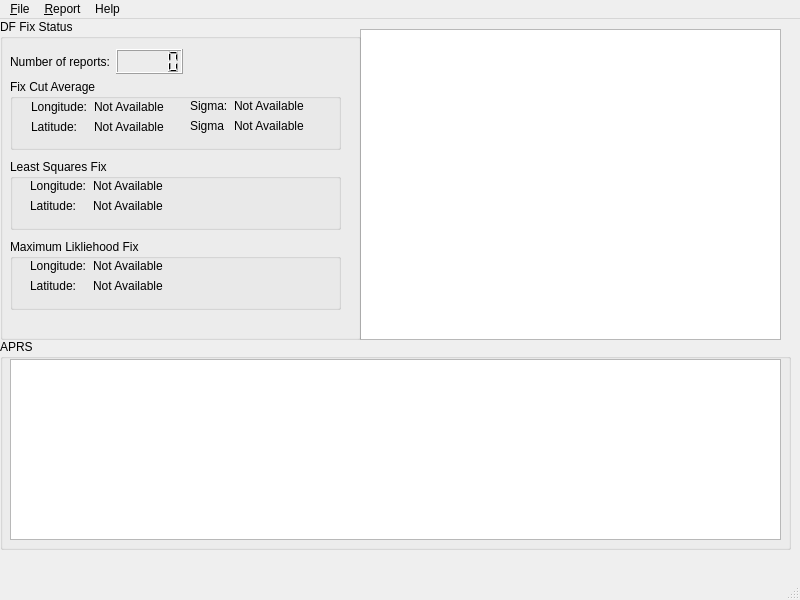
<ui version="4.0" >
 <class>MainWindow</class>
 <widget class="QMainWindow" name="MainWindow" >
  <property name="geometry" >
   <rect>
    <x>0</x>
    <y>0</y>
    <width>800</width>
    <height>600</height>
   </rect>
  </property>
  <property name="windowTitle" >
   <string>qDF</string>
  </property>
  <widget class="QWidget" name="centralwidget" >
   <property name="geometry" >
    <rect>
     <x>0</x>
     <y>26</y>
     <width>800</width>
     <height>551</height>
    </rect>
   </property>
   <widget class="QListWidget" name="reportListWidget" >
    <property name="geometry" >
     <rect>
      <x>360</x>
      <y>10</y>
      <width>421</width>
      <height>311</height>
     </rect>
    </property>
    <property name="whatsThis" >
     <string>&lt;!DOCTYPE HTML PUBLIC "-//W3C//DTD HTML 4.0//EN" "http://www.w3.org/TR/REC-html40/strict.dtd">
&lt;html>&lt;head>&lt;meta name="qrichtext" content="1" />&lt;style type="text/css">
p, li { white-space: pre-wrap; }
&lt;/style>&lt;/head>&lt;body style=" font-family:'Sans Serif'; font-size:9pt; font-weight:400; font-style:normal;">
&lt;p style=" margin-top:0px; margin-bottom:0px; margin-left:0px; margin-right:0px; -qt-block-indent:0; text-indent:0px;">This area of the screen displays a summary of the reports entered so far.&lt;/p>
&lt;p style="-qt-paragraph-type:empty; margin-top:0px; margin-bottom:0px; margin-left:0px; margin-right:0px; -qt-block-indent:0; text-indent:0px;">&lt;/p>
&lt;p style=" margin-top:0px; margin-bottom:0px; margin-left:0px; margin-right:0px; -qt-block-indent:0; text-indent:0px;">It shows the report name, the longitude and latitude in the default coordinate system (WGS84), the &lt;span style=" font-style:italic;">true&lt;/span> bearing (not magnetic), bearing standard deviation in degrees, and whether the report is currently marked valid or invalid.&lt;/p>
&lt;p style="-qt-paragraph-type:empty; margin-top:0px; margin-bottom:0px; margin-left:0px; margin-right:0px; -qt-block-indent:0; text-indent:0px;">&lt;/p>
&lt;p style=" margin-top:0px; margin-bottom:0px; margin-left:0px; margin-right:0px; -qt-block-indent:0; text-indent:0px;">Double clicking on a line will toggle the validity of that report and automatically update the DF fixes to reflect the new validity setting of that report.&lt;/p>&lt;/body>&lt;/html></string>
    </property>
   </widget>
   <widget class="QGroupBox" name="groupBox_4" >
    <property name="geometry" >
     <rect>
      <x>0</x>
      <y>0</y>
      <width>361</width>
      <height>321</height>
     </rect>
    </property>
    <property name="title" >
     <string>DF Fix Status</string>
    </property>
    <widget class="QGroupBox" name="groupBox_3" >
     <property name="geometry" >
      <rect>
       <x>10</x>
       <y>220</y>
       <width>331</width>
       <height>71</height>
      </rect>
     </property>
     <property name="title" >
      <string>Maximum Likliehood Fix</string>
     </property>
     <widget class="QWidget" name="layoutWidget_2" >
      <property name="geometry" >
       <rect>
        <x>20</x>
        <y>20</y>
        <width>301</width>
        <height>44</height>
       </rect>
      </property>
      <layout class="QFormLayout" name="formLayout_3" >
       <item row="0" column="0" >
        <widget class="QLabel" name="label_6" >
         <property name="text" >
          <string>Longitude:</string>
         </property>
        </widget>
       </item>
       <item row="0" column="1" >
        <widget class="QLabel" name="label_ML_Longitude" >
         <property name="text" >
          <string>Not Available</string>
         </property>
        </widget>
       </item>
       <item row="1" column="0" >
        <widget class="QLabel" name="label_7" >
         <property name="text" >
          <string>Latitude:</string>
         </property>
        </widget>
       </item>
       <item row="1" column="1" >
        <widget class="QLabel" name="label_ML_Latitude" >
         <property name="text" >
          <string>Not Available</string>
         </property>
        </widget>
       </item>
      </layout>
     </widget>
    </widget>
    <widget class="QGroupBox" name="groupBox_2" >
     <property name="geometry" >
      <rect>
       <x>10</x>
       <y>140</y>
       <width>331</width>
       <height>71</height>
      </rect>
     </property>
     <property name="title" >
      <string>Least Squares Fix</string>
     </property>
     <widget class="QWidget" name="layoutWidget" >
      <property name="geometry" >
       <rect>
        <x>20</x>
        <y>20</y>
        <width>301</width>
        <height>44</height>
       </rect>
      </property>
      <layout class="QFormLayout" name="formLayout_2" >
       <item row="0" column="0" >
        <widget class="QLabel" name="label_4" >
         <property name="text" >
          <string>Longitude:</string>
         </property>
        </widget>
       </item>
       <item row="0" column="1" >
        <widget class="QLabel" name="label_LS_Longitude" >
         <property name="text" >
          <string>Not Available</string>
         </property>
        </widget>
       </item>
       <item row="1" column="0" >
        <widget class="QLabel" name="label_5" >
         <property name="text" >
          <string>Latitude:</string>
         </property>
        </widget>
       </item>
       <item row="1" column="1" >
        <widget class="QLabel" name="label_LS_Latitude" >
         <property name="text" >
          <string>Not Available</string>
         </property>
        </widget>
       </item>
      </layout>
     </widget>
    </widget>
    <widget class="QWidget" name="" >
     <property name="geometry" >
      <rect>
       <x>10</x>
       <y>30</y>
       <width>173</width>
       <height>25</height>
      </rect>
     </property>
     <layout class="QHBoxLayout" name="horizontalLayout" >
      <item>
       <widget class="QLabel" name="label" >
        <property name="text" >
         <string>Number of reports:</string>
        </property>
       </widget>
      </item>
      <item>
       <widget class="QLCDNumber" name="lcdNumberNReports" />
      </item>
     </layout>
    </widget>
    <widget class="QGroupBox" name="groupBox" >
     <property name="geometry" >
      <rect>
       <x>10</x>
       <y>60</y>
       <width>331</width>
       <height>71</height>
      </rect>
     </property>
     <property name="title" >
      <string>Fix Cut Average</string>
     </property>
     <widget class="QWidget" name="layoutWidget_3" >
      <property name="geometry" >
       <rect>
        <x>180</x>
        <y>20</y>
        <width>141</width>
        <height>44</height>
       </rect>
      </property>
      <layout class="QFormLayout" name="formLayout_4" >
       <item row="0" column="0" >
        <widget class="QLabel" name="label_8" >
         <property name="text" >
          <string>Sigma:</string>
         </property>
        </widget>
       </item>
       <item row="0" column="1" >
        <widget class="QLabel" name="label_FCA_Longitude_SD" >
         <property name="text" >
          <string>Not Available</string>
         </property>
        </widget>
       </item>
       <item row="1" column="0" >
        <widget class="QLabel" name="label_9" >
         <property name="text" >
          <string>Sigma</string>
         </property>
        </widget>
       </item>
       <item row="1" column="1" >
        <widget class="QLabel" name="label_FCA_Latitude_SD" >
         <property name="text" >
          <string>Not Available</string>
         </property>
        </widget>
       </item>
      </layout>
     </widget>
     <widget class="QWidget" name="" >
      <property name="geometry" >
       <rect>
        <x>21</x>
        <y>21</y>
        <width>139</width>
        <height>44</height>
       </rect>
      </property>
      <layout class="QFormLayout" name="formLayout" >
       <item row="0" column="0" >
        <widget class="QLabel" name="label_2" >
         <property name="text" >
          <string>Longitude:</string>
         </property>
        </widget>
       </item>
       <item row="0" column="1" >
        <widget class="QLabel" name="label_FCA_Longitude" >
         <property name="text" >
          <string>Not Available</string>
         </property>
        </widget>
       </item>
       <item row="1" column="0" >
        <widget class="QLabel" name="label_3" >
         <property name="text" >
          <string>Latitude:</string>
         </property>
        </widget>
       </item>
       <item row="1" column="1" >
        <widget class="QLabel" name="label_FCA_Latitude" >
         <property name="text" >
          <string>Not Available</string>
         </property>
        </widget>
       </item>
      </layout>
     </widget>
    </widget>
   </widget>
   <widget class="QGroupBox" name="groupBox_5" >
    <property name="geometry" >
     <rect>
      <x>0</x>
      <y>320</y>
      <width>791</width>
      <height>211</height>
     </rect>
    </property>
    <property name="title" >
     <string>APRS</string>
    </property>
    <widget class="QListWidget" name="listWidgetAPRS" >
     <property name="geometry" >
      <rect>
       <x>10</x>
       <y>20</y>
       <width>771</width>
       <height>181</height>
      </rect>
     </property>
    </widget>
   </widget>
  </widget>
  <widget class="QMenuBar" name="menubar" >
   <property name="geometry" >
    <rect>
     <x>0</x>
     <y>0</y>
     <width>800</width>
     <height>26</height>
    </rect>
   </property>
   <widget class="QMenu" name="menuReport" >
    <property name="title" >
     <string>&amp;Report</string>
    </property>
    <addaction name="actionNew_Report" />
    <addaction name="actionToggle_Validity" />
   </widget>
   <widget class="QMenu" name="menu_File" >
    <property name="title" >
     <string>&amp;File</string>
    </property>
    <addaction name="actionOpen" />
    <addaction name="actionSave" />
    <addaction name="actionSave_As" />
    <addaction name="separator" />
    <addaction name="actionE_xit" />
   </widget>
   <widget class="QMenu" name="menuHelp" >
    <property name="title" >
     <string>Help</string>
    </property>
    <addaction name="actionAbout" />
   </widget>
   <addaction name="menu_File" />
   <addaction name="menuReport" />
   <addaction name="menuHelp" />
  </widget>
  <widget class="QStatusBar" name="statusbar" >
   <property name="geometry" >
    <rect>
     <x>0</x>
     <y>577</y>
     <width>800</width>
     <height>23</height>
    </rect>
   </property>
  </widget>
  <action name="actionNew_Report" >
   <property name="text" >
    <string>&amp;New Report</string>
   </property>
   <property name="statusTip" >
    <string>Create a new DF report</string>
   </property>
  </action>
  <action name="actionE_xit" >
   <property name="text" >
    <string>E&amp;xit</string>
   </property>
  </action>
  <action name="actionToggle_Validity" >
   <property name="text" >
    <string>Toggle &amp;Validity</string>
   </property>
  </action>
  <action name="actionAbout" >
   <property name="text" >
    <string>About</string>
   </property>
  </action>
  <action name="actionSave_As" >
   <property name="text" >
    <string>Save &amp;As...</string>
   </property>
  </action>
  <action name="actionOpen" >
   <property name="text" >
    <string>&amp;Open...</string>
   </property>
  </action>
  <action name="actionSave" >
   <property name="text" >
    <string>&amp;Save</string>
   </property>
  </action>
 </widget>
 <resources/>
 <connections>
  <connection>
   <sender>actionE_xit</sender>
   <signal>triggered()</signal>
   <receiver>MainWindow</receiver>
   <slot>close()</slot>
   <hints>
    <hint type="sourcelabel" >
     <x>-1</x>
     <y>-1</y>
    </hint>
    <hint type="destinationlabel" >
     <x>399</x>
     <y>299</y>
    </hint>
   </hints>
  </connection>
 </connections>
</ui>
